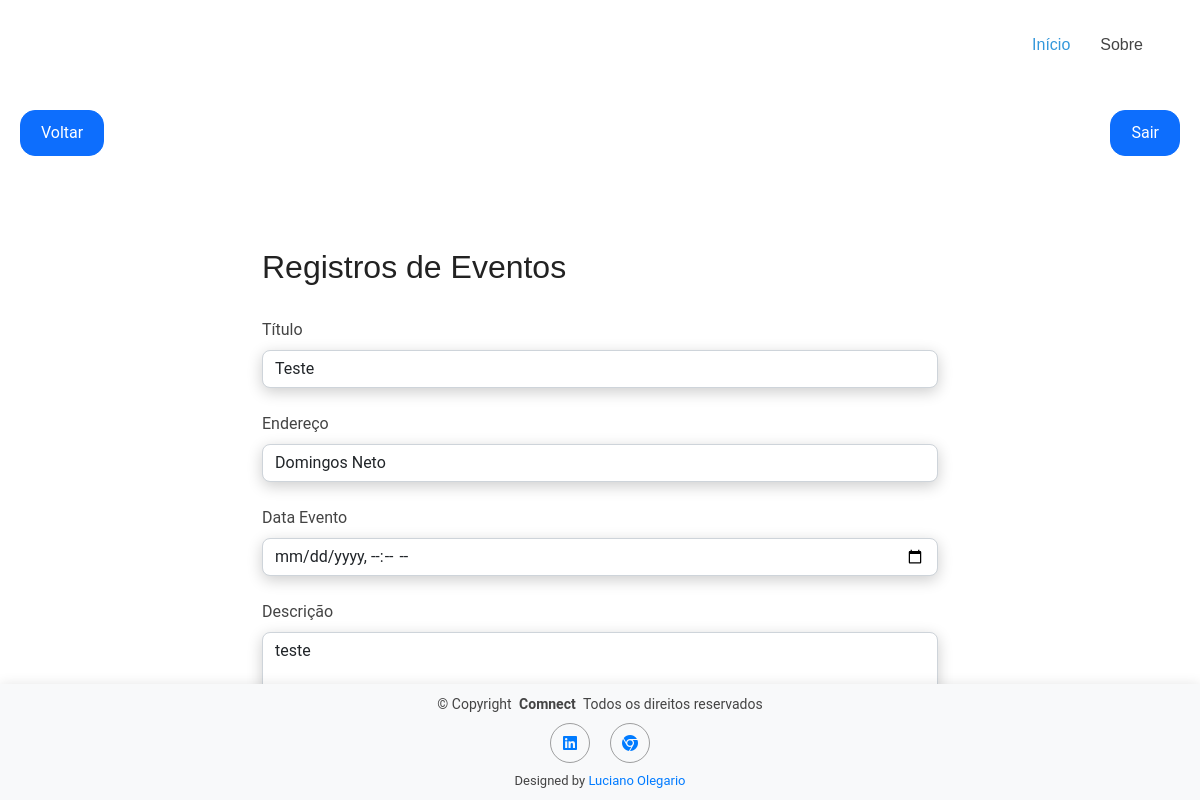
The app's page /evento/?id=3 (signed in), older data.
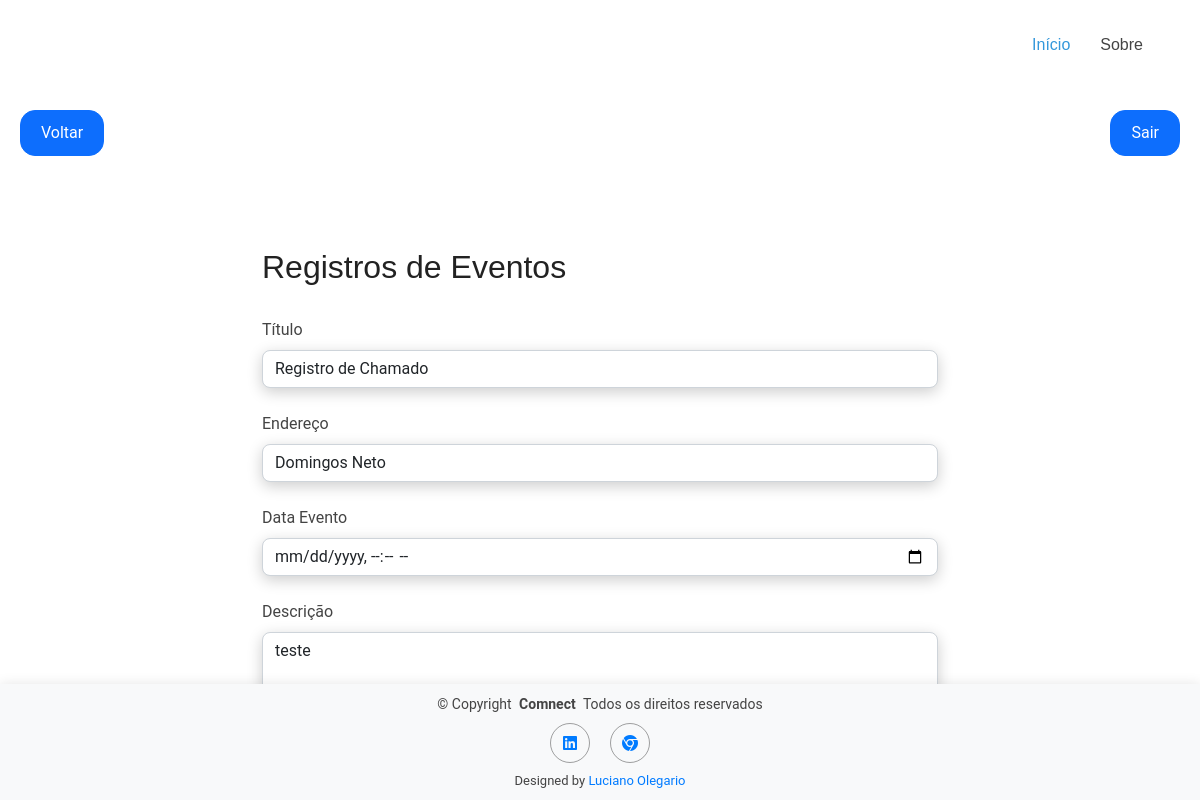
The same page, newer data.
### App/models.py (models this page shows, shortened)
class Evento(models.Model):
    titulo = models.CharField(max_length=100)
    descricao = models.TextField(blank=True, null=True)
    data_evento = models.DateTimeField(blank=True, null=True)
    data_criacao = models.DateTimeField(auto_now=True)
    local = models.CharField(blank=True, max_length=100)
    usuario = models.ForeignKey(User, on_delete=models.CASCADE)
    protocolo = models.CharField(max_length=50, null=True)
    class Meta:
        db_table = 'evento' # Change the table title

### App/views.py (the view)
# urls.py: path('evento/', views.evento, name='evento'),
@login_required(login_url='/login/')
def evento(request):
    id_event = request.GET.get("id")
    data = {}
    if id_event:
        data['evento'] = Evento.objects.get(id = id_event)
    return render(request, 'evento.html', data)

### App/Templates/evento.html (shortened to what this page needs)
{% extends "model-page.html" %}
{% block content %}
<br><br>
<div class="container mt-4 form-container">
    <h2>Registros de Eventos</h2><br>
    <form action="submit" method="POST">{% csrf_token %}
        <div class="mb-4">
            <label for="title" class="form-label">Título</label>
            <input class="form-control" type="text" name="title" id="title" placeholder="Título" value="{{ evento.titulo }}">
        </div>
        <div class="mb-4">
            <label for="address" class="form-label">Endereço</label>
            <input class="form-control" type="text" name="address" id="address" placeholder="Digite o Endereço do Evento" value="{{ evento.local }}">
        </div>
        <div class="mb-4">
            <label for="datetime" class="form-label">Data Evento</label>
            <input class="form-control" type="datetime-local" name="datetime" id="datetime" placeholder="Data Evento" value="{{ evento.data_evento }}">
        </div>
        <div class="mb-4">
            <label for="description" class="form-label">Descrição</label>
            <textarea class="form-control" name="description" id="description">{{ evento.descricao }}</textarea>
        </div>
        <button class="btn btn-primary" type="submit">Salvar</button>
        <button class="btn btn-secondary ms-2" type="button" onclick="home()">Cancelar</button>
    </form>
</div>
{% endblock %}

### App/Templates/model-page.html (shortened to what this page needs)
<!DOCTYPE html>
<html lang="en">
<head>
   {% include "model-header.html" %}
</head>
<body>
    <main>
        <div class="buttons">
            <button onclick="voltar()" class="btn btn-primary" id="left">Voltar</button>
            <a href="{% url 'logout' %}"><button class="btn btn-primary" id="right">Sair</button></a>
        </div>
        {% block content %}{% endblock %}
    </main>
    {% include "model-footer.html" %}
</body>
</html>

### App/Templates/model-header.html (shortened to what this page needs)
{% load static %}
<!DOCTYPE html>
<html lang="en">
<head>
  <link href="{% static 'css/home.css' %}" rel="stylesheet">
  <link href="{% static 'css/main.css' %}" rel="stylesheet">
</head>
<body class="index-page">
  <header id="header" class="header d-flex align-items-center sticky-top">
    <div class="container-fluid container-xl position-relative d-flex align-items-center">
    <nav id="navmenu" class="navmenu">
      <ul>
        <li><a href="{% url 'index' %}" class="active">Início<br></a></li>
        <li><a href="http://www.comnect.com.br/empresa.html">Sobre</a></li>
      </ul>
    </nav>
    </div>
  </header>

### App/Templates/model-footer.html (shortened to what this page needs)
{% load static %}
<footer id="footer" class="footer">
    <div class="container-fluid">
        <div class="copyright text-center">
            <p>© <span>Copyright</span> <strong class="px-1 sitename">Comnect</strong> <span>Todos os direitos reservados</span></p>
        </div>
        <div class="social-links d-flex justify-content-center mt-2">
            <a href="https://www.linkedin.com/company/wnb/mycompany/"><i class="fa-brands fa-linkedin"></i></a>
            <a href="http://www.comnect.com.br/"><i class="fa-brands fa-chrome"></i></a>
        </div>
        <div class="credits mt-2">
            Designed by <a href="https://github.com/sullyanoo?tab=overview&from=2024-09-01&to=2024-09-30">Luciano Olegario</a>
        </div>
    </div>
</footer>

### App/Static/css/main.css (style rules this page uses)
:root { --default-font: "Roboto", system-ui, -apple-system, "Segoe UI", Roboto, "Helvetica Neue", Arial, "Noto Sans", "Liberation Sans", sans-serif, "Apple Color Emoji", "Segoe UI Emoji", "Segoe UI Symbol", "Noto Color Emoji"; --heading-font: "Raleway", sans-serif; --nav-font: "Poppins", sans-serif; }
:root { --background-color: #ffffff; --default-color: #444444; --heading-color: #222222; --accent-color: #3498db; --surface-color: #ffffff; --contrast-color: #ffffff; }
:root { --nav-color: #444444; --nav-hover-color: #3498db; --nav-mobile-background-color: #ffffff; --nav-dropdown-background-color: #ffffff; --nav-dropdown-color: #444444; --nav-dropdown-hover-color: #3498db; }
:root { scroll-behavior: smooth; }
body { color: var(--default-color); background-color: var(--background-color); font-family: var(--default-font); }
a { color: var(--accent-color); text-decoration: none; transition: 0.3s; }
h1, h2, h3, h4, h5, h6 { color: var(--heading-color); font-family: var(--heading-font); }
.header { color: var(--default-color); background-color: var(--background-color); padding: 15px 0; transition: all 0.5s; z-index: 997; }
@media (max-width: 1200px) { .header .navmenu { order: 3; } }
@media (min-width: 1200px) { .navmenu { padding: 0; } }
@media (min-width: 1200px) { .navmenu ul { margin: 0; padding: 0; display: flex; list-style: none; align-items: center; } }
@media (min-width: 1200px) { .navmenu li { position: relative; } }
@media (min-width: 1200px) { .navmenu a, .navmenu a:focus { color: var(--nav-color); padding: 18px 15px; font-size: 16px; font-family: var(--nav-font); font-weight: 400; display: flex; align-items: center; justify-content: space-between; white-space: nowrap; transition: 0.3s; } }
@media (min-width: 1200px) { .navmenu li:hover>a, .navmenu .active, .navmenu .active:focus { color: var(--nav-hover-color); } }
.footer { color: var(--default-color); background-color: var(--background-color); font-size: 14px; padding: 40px 0; position: relative; box-shadow: 0px 0px 12px 0px rgba(0, 0, 0, 0.1); }
.footer .copyright p { margin-bottom: 0; }
.footer .social-links { margin-top: 20px; }
.footer .social-links a { display: flex; align-items: center; justify-content: center; width: 40px; height: 40px; border-radius: 50%; border: 1px solid color-mix(in srgb, var(--default-color), transparent 50%); font-size: 16px; color: color-mix(in srgb, var(--default-color), transparent 50%); margin: 0 5px; transition: 0.3s; }
.footer .credits { margin-top: 10px; font-size: 13px; text-align: center; }

### App/Templates/model-page.html (style rules this page uses)
body { margin: 0; padding: 0; }
main { flex: 1; padding: 20px; }
.buttons { display: flex; justify-content: space-between; margin-bottom: 20px; border-radius: 25px; }
.btn { padding: 10px 20px; font-size: 16px; border-radius: 15px; }

### App/Templates/evento.html (style rules this page uses)
.form-container { max-width: 700px; margin: auto; }
.form-control { border: 1px solid #ced4da; border-radius: 0.5rem; box-shadow: 0 4px 15px rgba(0, 0, 0, 0.2); }

### App/Templates/model-footer.html (style rules this page uses)
.footer { text-align: center; padding: 10px; position: fixed; left: 0; bottom: 0; width: 100%; background-color: #f8f9fa; }
.footer .social-links a { color: #007bff; margin: 0 10px; text-decoration: none; }
.footer .credits a { color: #007bff; text-decoration: none; }

Row changes from the older to the newer data that the page shows:
changed Evento "Domingos Neto": title "Teste" → "Registro de Chamado"
